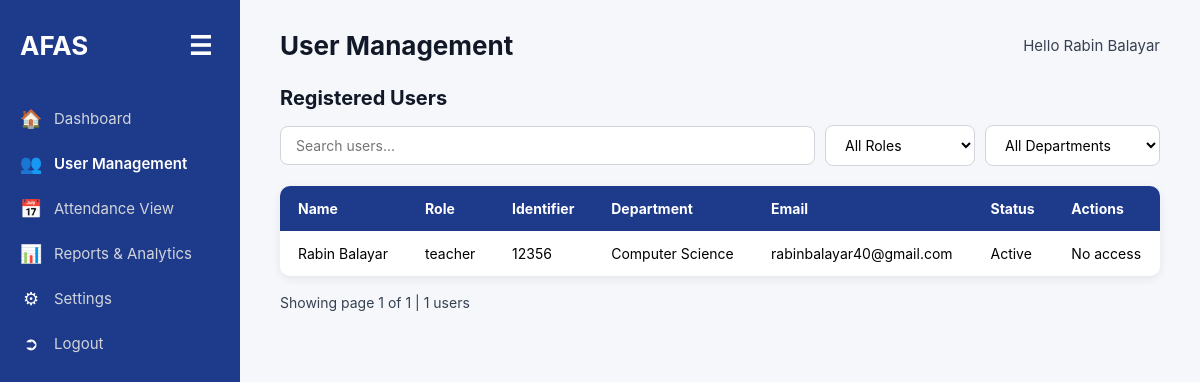
/teacher/users (signed in), run on the app's committed database.
### models.py (models this page shows)
class User(db.Model):
    __tablename__ = "users"
    id = db.Column(db.Integer, primary_key=True)
    name = db.Column(db.String(150), nullable=False)
    sex = db.Column(db.String(10))
    role = db.Column(db.String(20), nullable=False)  # student/teacher/admin
    department = db.Column(db.String(100))
    student_id = db.Column(db.String(50), unique=True)
    teacher_id = db.Column(db.String(50), unique=True)
    admin_id = db.Column(db.String(50), unique=True)
    email = db.Column(db.String(255), unique=True, nullable=False)
    is_active = db.Column(db.Boolean, nullable=False, default=True)
    created_at = db.Column(db.DateTime, default=dt.datetime.utcnow, nullable=False)
    def identifier(self):
        if self.role == "student":
            return self.student_id
        if self.role == "teacher":
            return self.teacher_id
        if self.role == "admin":
            return self.admin_id
        return None

### app.py (the view)
    @app.get("/admin/users")
    @app.get("/teacher/users")
    @role_required("admin", "teacher")
    def admin_users():
        role_q = request.args.get("role")
        page = max(request.args.get("page", default=1, type=int), 1)
        per_page = 20
        q = User.query
        if role_q:
            q = q.filter_by(role=role_q)
        q = q.order_by(User.created_at.desc())
        total_rows = q.count()
        total_pages = max((total_rows + per_page - 1) // per_page, 1)
        if page > total_pages:
            page = total_pages
        rows = q.offset((page - 1) * per_page).limit(per_page).all()
        return render_template(
            "user_management.html",
            users=rows,
            page=page,
            per_page=per_page,
            total_rows=total_rows,
            total_pages=total_pages,
            role_q=role_q,
            active="users",
            role=session.get("portal_role")
        )

### auth.py (called while the page is built)
def role_required(*roles):
    def decorator(view):
        @wraps(view)
        def wrapped(*args, **kwargs):
            if not session.get("portal_user_id"):
                return redirect(url_for("login", next=request.path))
            if session.get("portal_role") not in roles:
                abort(403)
            return view(*args, **kwargs)
        return wrapped
    return decorator

### templates/user_management.html (shortened to what this page needs)
{% extends "layout.html" %}
{% block content %}
<div class="topbar">
    <h2>User Management</h2>
    <div class="profile">Hello {{ display_name }}</div>
</div>
<div class="section">
    <h3>Registered Users</h3>
    <div class="search-container">
        <input type="text" id="user-search" placeholder="Search users...">
        <select id="role-filter">
            <option value="">All Roles</option>
        </select>
        <select id="department-filter">
            <option value="">All Departments</option>
        </select>
    </div>
    <table class="styled-table">
        <thead>
            <tr>
                <th>Name</th>
                <th>Role</th>
                <th>Identifier</th>
                <th>Department</th>
                <th>Email</th>
                <th>Status</th>
                <th>Actions</th>
            </tr>
        </thead>
        <tbody>
            {% for user in users %}
            <tr>
                <td>{{ user.name }}</td>
                <td>{{ user.role }}</td>
                <td>{{ user.identifier() }}</td>
                <td>{{ user.department or "" }}</td>
                <td>{{ user.email }}</td>
                <td>
                    {% if user.is_active %}
                        Active
                    {% else %}
                        Disabled
                    {% endif %}
                </td>
                <td>
                    {% if session.get("portal_role") == "admin" %}
                    <form method="POST" action="/admin/users/{{ user.id }}/toggle" style="display:inline;">
                        <button type="submit" class="user-toggle-btn">
                            {% if user.is_active %}Disable{% else %}Enable{% endif %}
                        </button>
                    </form>
                    <form method="POST" action="/admin/users/{{ user.id }}/delete" style="display:inline;" class="delete-user-form">
                        <button type="button" class="delete-btn" data-delete-user="{{ user.name }}">Delete</button>
                    </form>
                    {% else %}
                        <span>No access</span>
                    {% endif %}
                </td>
            </tr>
            {% endfor %}
        </tbody>
    </table>
    <div class="pagination">
        <span>Showing page {{ page }} of {{ total_pages }} | {{ total_rows }} users</span>
    </div>
</div>
{% endblock %}

### static/css/afas.css (style rules this page uses)
* { margin: 0; padding: 0; box-sizing: border-box; font-family: "Inter", Arial, sans-serif; }
body { background: #f5f7fa; display: flex; min-height: 100vh; }
.topbar { display: flex; justify-content: space-between; align-items: center; margin-bottom: 25px; }
.topbar h2 { font-size: 26px; color: #111827; }
.profile { font-size: 15px; color: #374151; }
.section h3 { font-size: 20px; margin-bottom: 15px; color: #111827; }
.styled-table { width: 100%; border-collapse: collapse; background: white; border-radius: 10px; overflow: hidden; box-shadow: 0 3px 10px rgba(0,0,0,0.07); }
.styled-table thead { background: #1e3a8a; color: white; }
.styled-table th, .styled-table td { padding: 14px 18px; text-align: left; font-size: 14px; }
.search-container { margin-bottom: 20px; display: flex; gap: 10px; align-items: center; }
.search-container input, .search-container select { padding: 10px 15px; border: 1px solid #d1d5db; border-radius: 8px; font-size: 14px; background: white; transition: border-color 0.2s ease; }
.search-container input { flex: 1; }
.search-container select { min-width: 150px; }
.pagination { margin-top: 18px; font-size: 14px; color: #374151; display: flex; justify-content: space-between; align-items: center; gap: 16px; flex-wrap: wrap; }

### data on the page
User: name "Rabin Balayar", role "teacher", identifier "12356", department "Computer Science", email "rabinbalayar40@gmail.com", is_active "Active"

### other printed values
{{ page }} "1"
{{ total_pages }} "1"
{{ total_rows }} "1"
